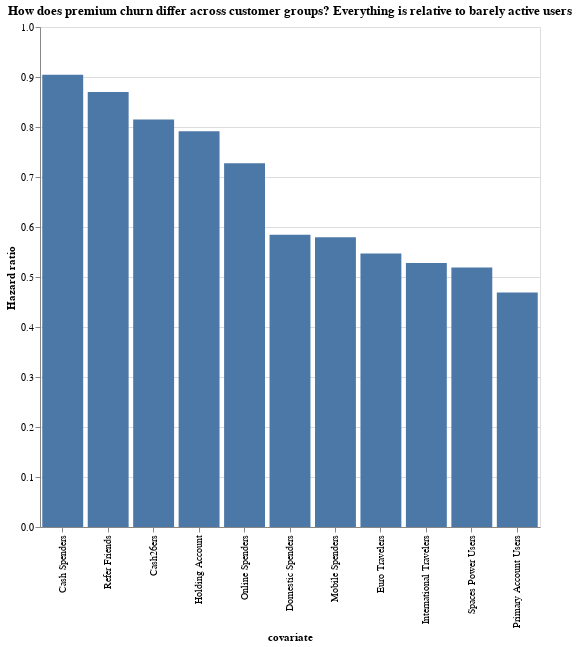

Here is the notebook cell this chart was saved with:
### Code cell
df = pd.DataFrame(cph.hazard_ratios_).reset_index()

alt.Chart(
    df.loc[
        df["covariate"].isin(
            [
                "age",
                "FRA",
                "RoE",
                "AUT",
                "ESP",
                "ITA",
                "SMART",
                "METAL",
                "is_female",
                "is_expat",
                "is_upgrade",
                "age.1",
            ]
        )
        == False,
        :,
    ]
).mark_bar().encode(
    x=alt.X("covariate:N", sort="-y"),
    y=alt.Y("exp(coef):Q", axis=alt.Axis(title="Hazard ratio")),
).properties(
    width=500,
    height=500,
    title="How does premium churn differ across customer groups? Everything is relative to barely active users",
)

### Figure 1 — Vega-Lite specification as saved in the notebook (floating-point values rounded to 4 significant figures)
{"config": {"view": {"continuousWidth": 400, "continuousHeight": 300}}, "data": {"name": "data-9d6fb7c79aa58b9aaee2d272d09c7e7e"}, "mark": "bar", "encoding": {"x": {"type": "nominal", "field": "covariate", "sort": "-y"}, "y": {"type": "quantitative", "axis": {"title": "Hazard ratio"}, "field": "exp(coef)"}}, "height": 500, "title": "How does premium churn differ across customer groups? Everything is relative to barely active users", "width": 500, "$schema": "https://vega.github.io/schema/vega-lite/v4.8.1.json", "datasets": {"data-9d6fb7c79aa58b9aaee2d272d09c7e7e": [{"covariate": "Cash\nSpenders", "exp(coef)": 0.9044}, {"covariate": "Cash26ers", "exp(coef)": 0.8152}, {"covariate": "Domestic\nSpenders", "exp(coef)": 0.5847}, {"covariate": "Euro\nTravelers", "exp(coef)": 0.5469}, {"covariate": "Holding\nAccount", "exp(coef)": 0.7917}, {"covariate": "International\nTravelers", "exp(coef)": 0.5279}, {"covariate": "Mobile\nSpenders", "exp(coef)": 0.5797}, {"covariate": "Online\nSpenders", "exp(coef)": 0.7273}, {"covariate": "Primary\nAccount\nUsers", "exp(coef)": 0.4688}, {"covariate": "Refer\nFriends", "exp(coef)": 0.8702}, {"covariate": "Spaces\nPower\nUsers", "exp(coef)": 0.5192}]}}
